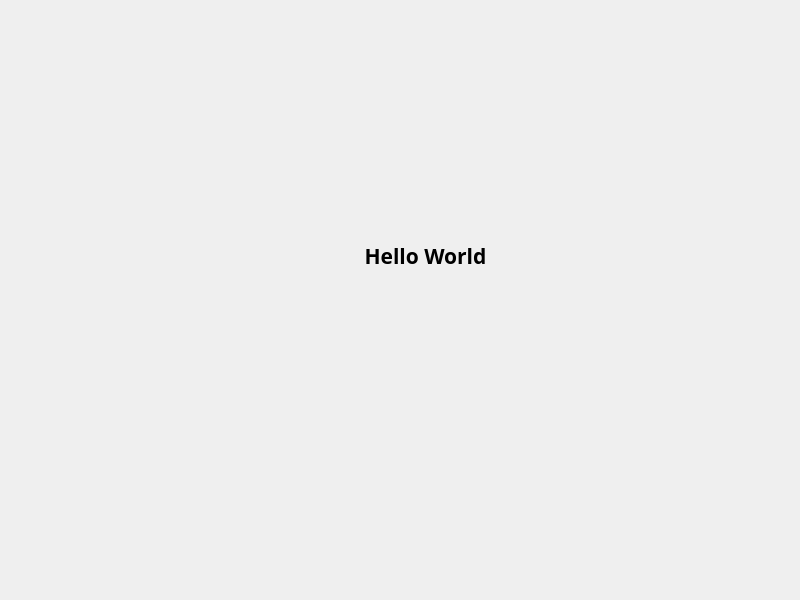
<?xml version="1.0" encoding="UTF-8"?>
<ui version="4.0">
 <class>Widget</class>
 <widget class="QWidget" name="Widget">
  <property name="geometry">
   <rect>
    <x>0</x>
    <y>0</y>
    <width>800</width>
    <height>600</height>
   </rect>
  </property>
  <property name="windowTitle">
   <string>Widget</string>
  </property>
  <widget class="QLabel" name="label">
   <property name="geometry">
    <rect>
     <x>340</x>
     <y>230</y>
     <width>171</width>
     <height>51</height>
    </rect>
   </property>
   <property name="font">
    <font>
     <family>Umpush</family>
     <pointsize>16</pointsize>
     <weight>75</weight>
     <bold>true</bold>
    </font>
   </property>
   <property name="text">
    <string>Hello World</string>
   </property>
   <property name="alignment">
    <set>Qt::AlignCenter</set>
   </property>
  </widget>
 </widget>
 <resources/>
 <connections/>
</ui>
